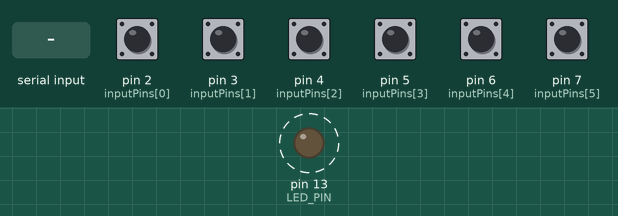
Simulated run of this sketch. Board: Arduino Uno, built with avr-gcc and run on an emulated ATmega328P. On the bench: output pins drawn as LEDs (lit = HIGH). Dashed ring = blinking. The inputs (shaded band) are chosen by the test bench; at power-on: pin 2 (inputPins[0]), pin 3 (inputPins[1]), pin 4 (inputPins[2]), pin 5 (inputPins[3]), pin 6 (inputPins[4]), pin 7 (inputPins[5]) HIGH. What the sketch prints to the serial monitor is not drawn.

Above: at 1.2 s.
1.3 s: "<?>" received over Serial
Timing chart, 0 to 10.3 s (numbered marks = the images above; inputs shaded):
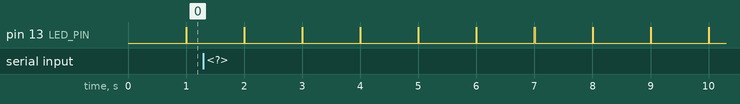

The sketch:

water_level_arduino.ino
```cpp
#include <avr/wdt.h>

int inputPins[6] = {2, 3, 4, 5, 6, 7};
#define LED_PIN 13

long heartbeat_previousMillis = 0;
unsigned long uptime_previousMillis = 0;
unsigned long vcc_previousMillis = 0;

void sendLog(String logType, String message) {
  Serial.print("{");
  Serial.print(logType);
  Serial.print(":");
  Serial.print(message);
  Serial.println("}");
}

long readVcc() {
  ADMUX = _BV(REFS0) | _BV(MUX3) | _BV(MUX2) | _BV(MUX1);
  delay(2);
  ADCSRA |= _BV(ADSC);
  while (bit_is_set(ADCSRA, ADSC));
  long result = ADCL;
  result |= ADCH << 8;
  result = 1125300L / result;
  return result;
}

void setup() {
  if (MCUSR & (1 << WDRF)) {
    sendLog("ERROR", "Rebooted by Watchdog");
  }
  MCUSR = 0;

  Serial.begin(9600);

  pinMode(LED_PIN, OUTPUT);
  for (int i = 0; i < 6; i++) {
    pinMode(inputPins[i], INPUT_PULLUP);
  }

  wdt_enable(WDTO_8S);

  sendLog("STATUS", "Ready");
}

void sendDataFrame() {
  digitalWrite(LED_PIN, HIGH);

  int checksum = 0;
  int digitalReadings[6];

  for (int i = 0; i < 6; i++) {
    digitalReadings[i] = digitalRead(inputPins[i]);
    checksum += digitalReadings[i];
  }

  int analogReading = analogRead(A5);
  checksum += analogReading;

  if (analogReading == 0 || analogReading == 1023) {
    sendLog("WARN", "Analog sensor out of range");
  }

  Serial.print('<');
  for (int i = 0; i < 6; i++) {
    Serial.print(digitalReadings[i]);
    Serial.print(',');
  }
  Serial.print(analogReading);
  Serial.print(',');
  Serial.print(checksum);
  Serial.println('>');

  digitalWrite(LED_PIN, LOW);
}

void loop() {
  wdt_reset();

  if (Serial.available() > 0) {
    char receivedChar = Serial.read();
    if (receivedChar == '?') {
      sendDataFrame();
    }
  }

  unsigned long currentMillis = millis();

  if (currentMillis - heartbeat_previousMillis >= 1000) {
    heartbeat_previousMillis = currentMillis;
    if (digitalRead(LED_PIN) == LOW) {
      digitalWrite(LED_PIN, HIGH);
      delay(10);
      digitalWrite(LED_PIN, LOW);
    }
  }

  if (currentMillis - vcc_previousMillis >= 300000UL) { // Co 5 minut
    vcc_previousMillis = currentMillis;
    long vcc = readVcc();
    if (vcc < 4500) {
      sendLog("ERROR", "Low supply voltage: " + String(vcc) + "mV");
    }
  }

  if (currentMillis - uptime_previousMillis >= 3600000UL) { // Co 1 godzinę
    uptime_previousMillis = currentMillis;
    long hours = millis() / 3600000UL;
    sendLog("STATUS", "Uptime: " + String(hours) + "h");
  }
}
```

Measured:
- by itself, pin 13 (LED_PIN): alternates HIGH for 0.01 s and LOW for 0.99 s
